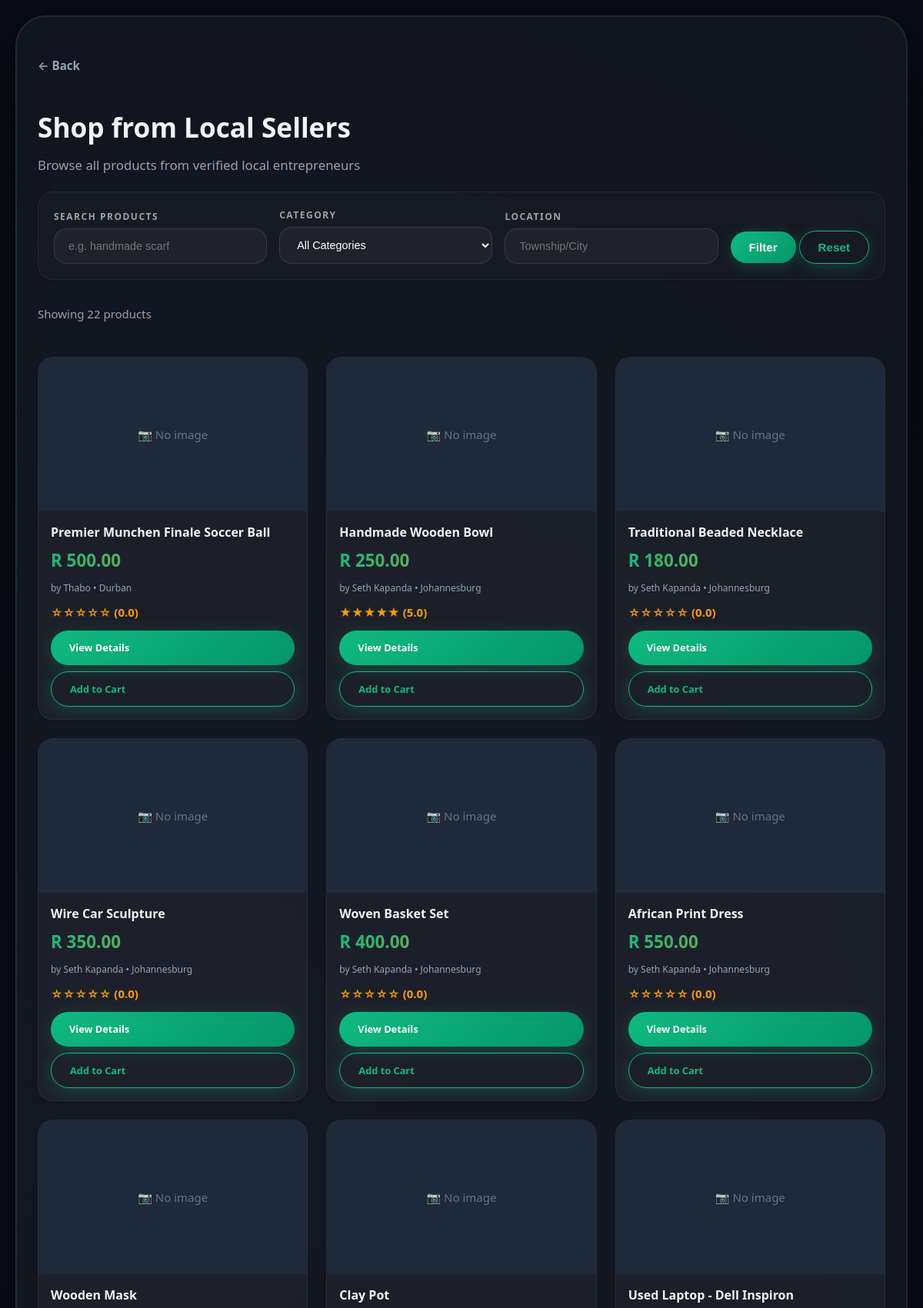
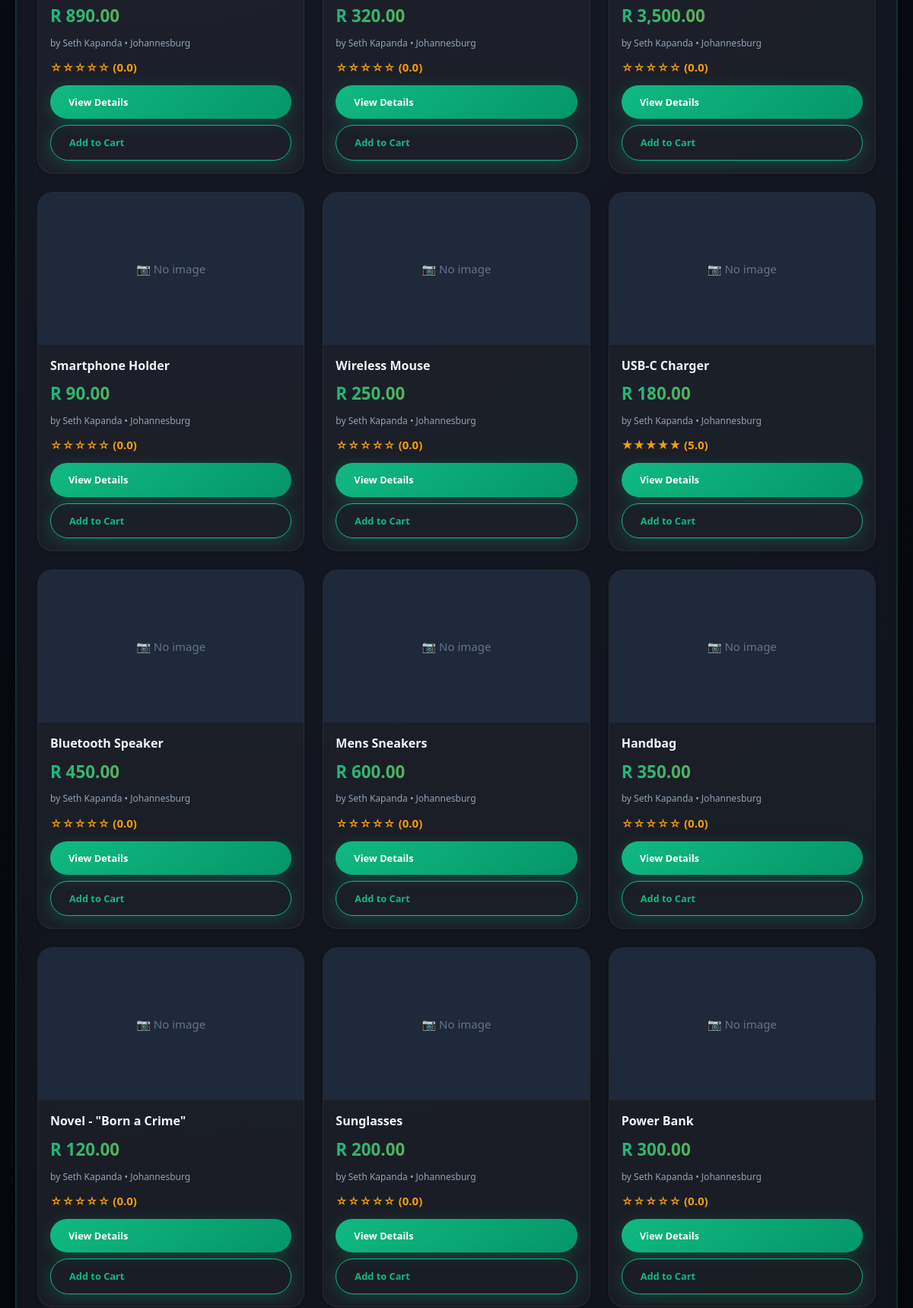
/products.php (upper part), run on the app's committed database (2 pictures, top to bottom).
### tables this page shows
CREATE TABLE `products` (
  `id` int(11) NOT NULL,
  `seller_id` int(11) NOT NULL,
  `name` varchar(200) NOT NULL,
  `description` text DEFAULT NULL,
  `price` decimal(10,2) NOT NULL,
  `stock` int(11) DEFAULT 1,
  `category` varchar(100) DEFAULT NULL,
  `image` varchar(255) DEFAULT NULL,
  `location` varchar(100) DEFAULT NULL,
  `status` enum('active','inactive') DEFAULT 'active',
  `created_at` timestamp NOT NULL DEFAULT current_timestamp()
);

CREATE TABLE `users` (
  `id` int(11) NOT NULL,
  `email` varchar(100) NOT NULL,
  `password` varchar(255) NOT NULL,
  `fullname` varchar(100) NOT NULL,
  `phone` varchar(20) DEFAULT NULL,
  `address` text DEFAULT NULL,
  `location` varchar(100) DEFAULT NULL,
  `is_seller` tinyint(1) DEFAULT 0,
  `is_admin` tinyint(1) DEFAULT 0,
  `verification_status` enum('pending','approved','rejected') DEFAULT 'pending',
  `id_document` varchar(255) DEFAULT NULL,
  `created_at` timestamp NOT NULL DEFAULT current_timestamp()
);

### products.php (the view, shortened to what this page needs)
<?php
require 'config.php';
$search = $_GET['search'] ?? '';
$location_filter = $_GET['location'] ?? '';
$query = "SELECT p.*, u.fullname as seller_name, u.location as seller_location,
          (SELECT AVG(rating) FROM reviews WHERE product_id = p.id) as avg_rating
          FROM products p
          JOIN users u ON p.seller_id = u.id
          WHERE p.status = 'active'";
$params = [];
$query .= " ORDER BY p.created_at DESC";
$stmt = $pdo->prepare($query);
$stmt->execute($params);
$products = $stmt->fetchAll();
?>
<!DOCTYPE html>
<html lang="en">
<head>
    <link rel="stylesheet" href="assets/css/style.css">
</head>
<body class="dark-theme">
<div class="container">
    <div class="glass-card">
        <a href="javascript:history.back()" class="back-link">← Back</a>
        <div style="margin: 20px 0;">
            <h1 style="font-size: 2.2rem; margin-bottom: 8px;">Shop from Local Sellers</h1>
            <p style="color: #94a3b8; font-size: 1.05rem;">Browse all products from verified local entrepreneurs</p>
        </div>
        <div class="filters-bar" style="background: rgba(255,255,255,0.02); border: 1px solid rgba(255,255,255,0.06); border-radius: 20px; padding: 20px; display: flex; flex-wrap: wrap; gap: 16px; align-items: flex-end; margin-bottom: 32px;">
            <div class="filter-group" style="flex:1; min-width:150px;">
                <label>Search products</label>
                <input type="text" id="searchInput" placeholder="e.g. handmade scarf" value="<?php echo htmlspecialchars($search); ?>">
            </div>
            <div class="filter-group" style="flex:1; min-width:150px;">
                <label>Category</label>
                <select id="categorySelect">
                    <option value="">All Categories</option>
                </select>
            </div>
            <div class="filter-group" style="flex:1; min-width:150px;">
                <label>Location</label>
                <input type="text" id="locationInput" placeholder="Township/City" value="<?php echo htmlspecialchars($location_filter); ?>">
            </div>
            <div>
                <button class="btn" onclick="applyFilters()">Filter</button>
                <button class="btn-outline btn" onclick="resetFilters()">Reset</button>
            </div>
        </div>
        <div class="product-grid">
            <?php if(count($products) > 0): ?>
                <div style="grid-column: 1 / -1; color: #94a3b8; margin-bottom: 20px;">Showing <?php echo count($products); ?> products</div>
                <?php foreach($products as $product): ?>
                    <div class="product-card">
                        <?php if($product['image'] && file_exists($product['image'])): ?>
                            <img src="<?php echo $product['image']; ?>" class="product-image" alt="<?php echo htmlspecialchars($product['name']); ?>">
                        <?php else: ?>
                            <div class="product-image" style="background:#1e293b; display:flex; align-items:center; justify-content:center; color:#64748b;">📷 No image</div>
                        <?php endif; ?>
                        <div class="product-info">
                            <div class="product-title"><?php echo htmlspecialchars($product['name']); ?></div>
                            <div class="product-price">R <?php echo number_format($product['price'],2); ?></div>
                            <div class="product-meta">by <?php echo htmlspecialchars($product['seller_name']); ?> • <?php echo htmlspecialchars($product['seller_location']); ?></div>
                            <div class="product-rating">
                                <?php
                                $rating = round($product['avg_rating'] ?? 0);
                                for($i=1;$i<=5;$i++):
                                    echo $i<=$rating ? '★' : '☆';
                                endfor;
                                ?>
                                (<?php echo number_format($product['avg_rating']??0,1); ?>)
                            </div>
                            <a href="product.php?id=<?php echo $product['id']; ?>" class="btn btn-sm">View Details</a>
                            <a href="cart.php?add=<?php echo $product['id']; ?>" class="btn-outline btn btn-sm" style="margin-top:8px; display:inline-block;">Add to Cart</a>
                        </div>
                    </div>
                <?php endforeach; ?>
            <?php endif; ?>
        </div>
    </div>
</div>
</body>
</html>

### data on the page
products: shows "📷 No image", name "Premier Munchen Finale Soccer Ball", price "500.00", seller.fullname "Thabo", seller.location "Durban", avg_rating "0.0"
products: shows "📷 No image", name "Handmade Wooden Bowl", price "250.00", seller.fullname "Seth Kapanda", seller.location "Johannesburg", avg_rating "5.0"
products: shows "📷 No image", name "Traditional Beaded Necklace", price "180.00", seller.fullname "Seth Kapanda", seller.location "Johannesburg", avg_rating "0.0"
products: shows "📷 No image", name "Wire Car Sculpture", price "350.00", seller.fullname "Seth Kapanda", seller.location "Johannesburg", avg_rating "0.0"
products: shows "📷 No image", name "Woven Basket Set", price "400.00", seller.fullname "Seth Kapanda", seller.location "Johannesburg", avg_rating "0.0"
products: shows "📷 No image", name "African Print Dress", price "550.00", seller.fullname "Seth Kapanda", seller.location "Johannesburg", avg_rating "0.0"
products: shows "📷 No image", name "Wooden Mask", price "890.00", seller.fullname "Seth Kapanda", seller.location "Johannesburg", avg_rating "0.0"
products: shows "📷 No image", name "Clay Pot", price "320.00", seller.fullname "Seth Kapanda", seller.location "Johannesburg", avg_rating "0.0"
products: shows "📷 No image", name "Used Laptop - Dell Inspiron", price "3,500.00", seller.fullname "Seth Kapanda", seller.location "Johannesburg", avg_rating "0.0"
products: shows "📷 No image", name "Smartphone Holder", price "90.00", seller.fullname "Seth Kapanda", seller.location "Johannesburg", avg_rating "0.0"
products: shows "📷 No image", name "Wireless Mouse", price "250.00", seller.fullname "Seth Kapanda", seller.location "Johannesburg", avg_rating "0.0"
products: shows "📷 No image", name "USB-C Charger", price "180.00", seller.fullname "Seth Kapanda", seller.location "Johannesburg", avg_rating "5.0"
products: shows "📷 No image", name "Bluetooth Speaker", price "450.00", seller.fullname "Seth Kapanda", seller.location "Johannesburg", avg_rating "0.0"
products: shows "📷 No image", name "Mens Sneakers", price "600.00", seller.fullname "Seth Kapanda", seller.location "Johannesburg", avg_rating "0.0"
products: shows "📷 No image", name "Handbag", price "350.00", seller.fullname "Seth Kapanda", seller.location "Johannesburg", avg_rating "0.0"
products: shows "📷 No image", name "Novel - \"Born a Crime\"", price "120.00", seller.fullname "Seth Kapanda", seller.location "Johannesburg", avg_rating "0.0"
products: shows "📷 No image", name "Sunglasses", price "200.00", seller.fullname "Seth Kapanda", seller.location "Johannesburg", avg_rating "0.0"
products: shows "📷 No image", name "Power Bank", price "300.00", seller.fullname "Seth Kapanda", seller.location "Johannesburg", avg_rating "0.0"

### other printed values
count($products) "22"
